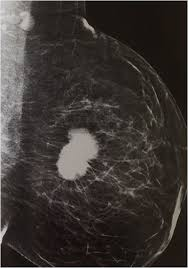
#> input picture negatif_alma/images.jfif, 188 x 268 px
$ python negatif_alma.py
#> lines starting #> are read from the running program, lines starting #| are printed output that depends on the picture
import numpy as np
import cv2
import matplotlib.pyplot as plt

foto = cv2.imread("images.jfif",0) # 0 fotoğrafı siyah-beyaz yükler
#> foto: shape (268, 188); min 0, max 233, mean 55

def fotograf_negatifi(foto):
    L = np.max(foto) #255
#> L = 233
    negatif_foto = L - foto
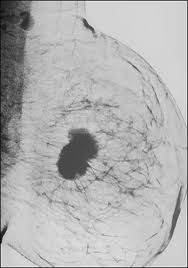
#> negatif_foto: shape (268, 188); min 0, max 233, mean 178
    return negatif_foto

negatif_foto = fotograf_negatifi(foto)
plt.imshow(negatif_foto, cmap="gray")
plt.show()
